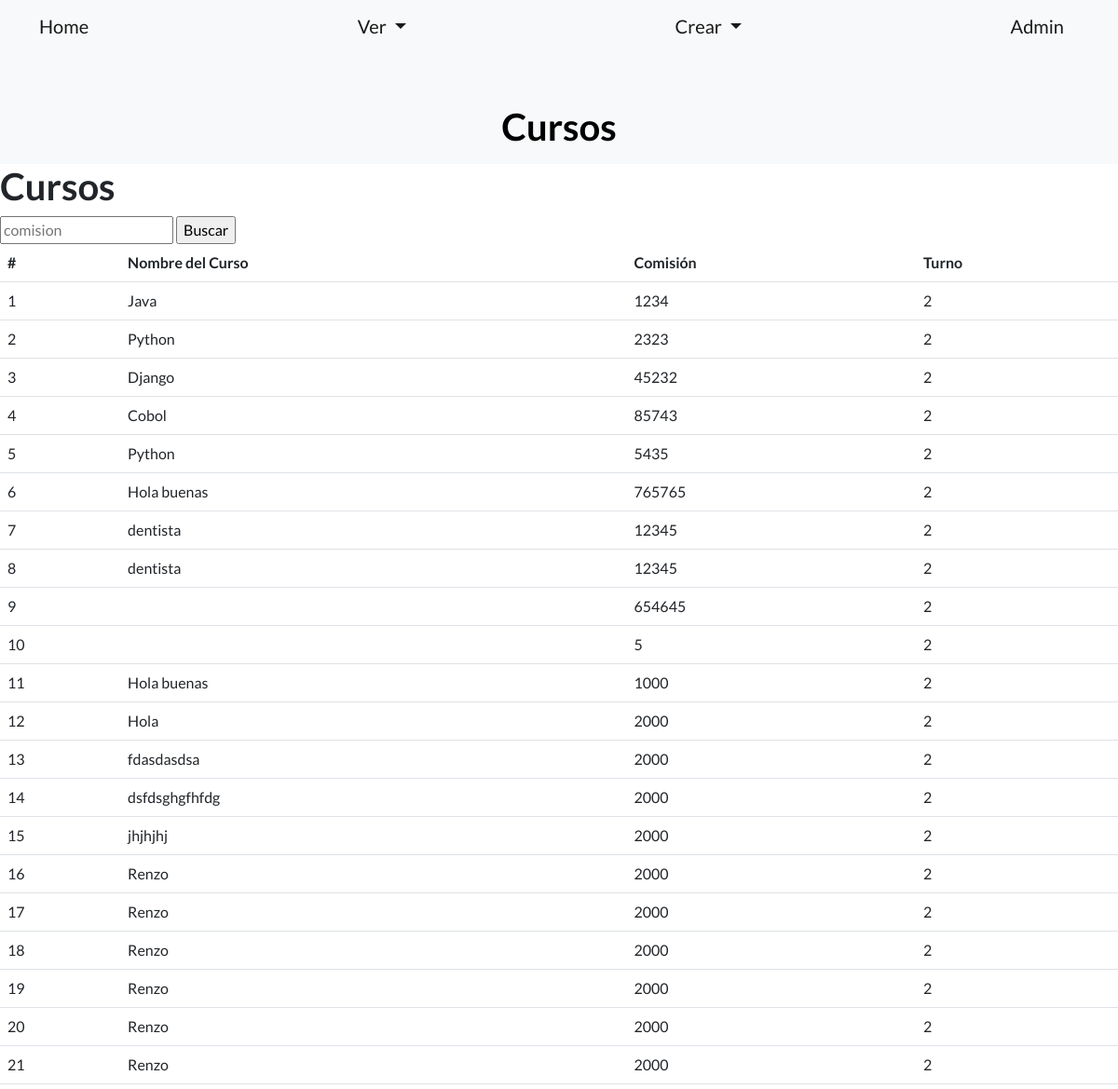
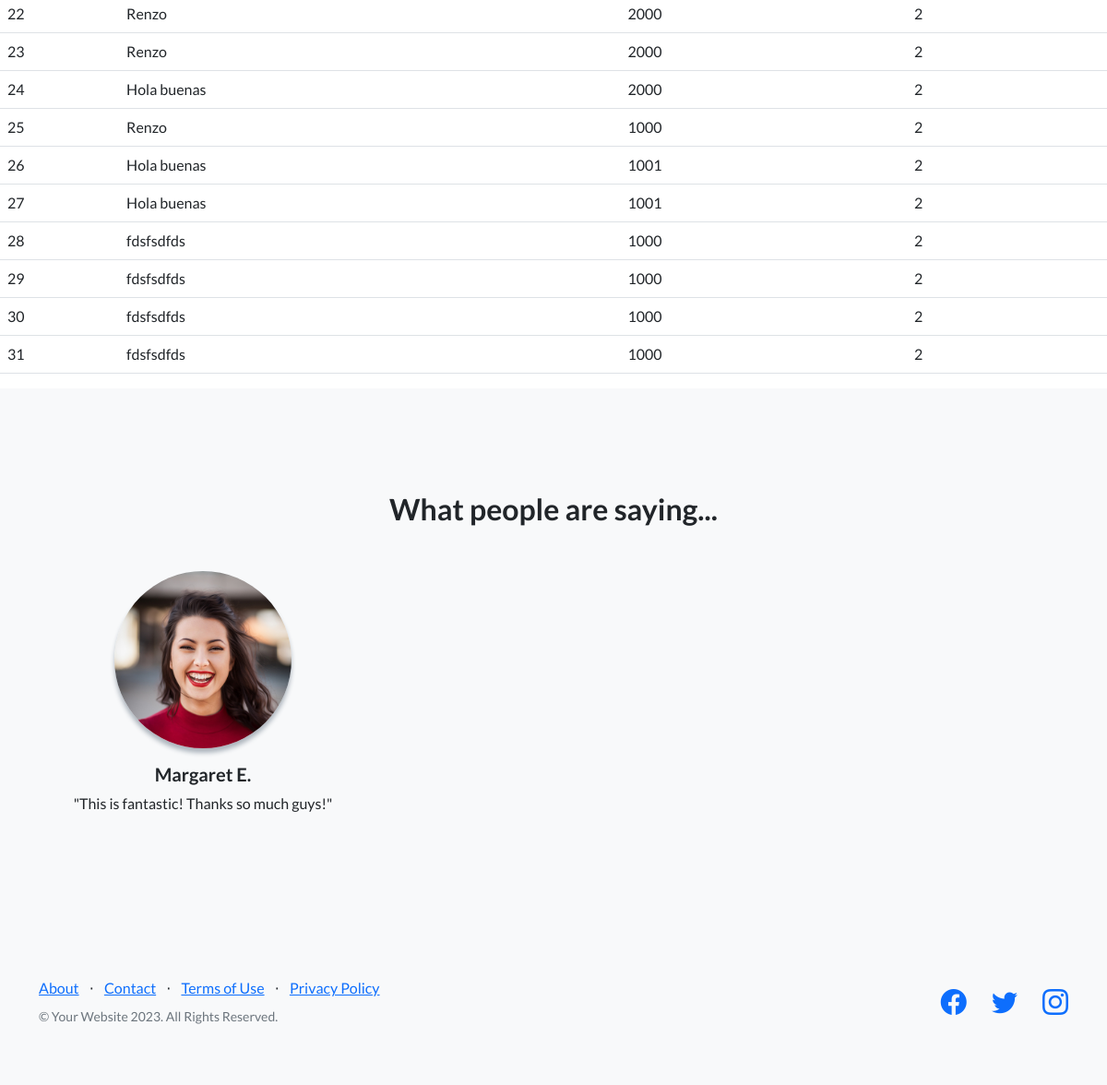
Page /aplicacion/cursos/ on the committed database (2 pictures, top to bottom).
### appcoder/models.py (models this page shows, shortened)
class Curso(models.Model):
    nombre = models.CharField(max_length=50)
    comision = models.IntegerField(null=False, blank=False)
    turno = models.IntegerField(null=False, default=2)

### appcoder/views.py (the view)
# urls.py: path('cursos/', cursos, name="cursos"),
def cursos(request):
    ctx={"cursos": Curso.objects.all()}
    return render(request,"appcoder/cursos.html", ctx)

### appcoder/templates/appcoder/cursos.html (shortened to what this page needs)
{% extends 'appcoder/base.html' %}
{% load static %}
{% block cabecera %}
    Cursos
{% endblock cabecera %}
{% block contenido %}
    <h1>Cursos</h1>
    <form action="/aplicacion/buscar2" method="get">
        <input type="text" name="comision" placeholder="comision">
        <input type="submit" value="Buscar">
    </form>
    <table class="table">
        <thead>
            <tr>
                <th>#</th>
                <th>Nombre del Curso</th>
                <th>Comisión</th>
                <th>Turno</th>
            </tr>
        </thead>
        <tbody>
        {% for curso in cursos%}
        <tr>
            <td>{{curso.id}}</td>
            <td>{{curso.nombre}}</td>
            <td>{{curso.comision}}</td>
            <td>{{curso.turno}}</td>
        </tr>
        {%endfor%}
        </tbody>
    </table>
{% endblock contenido %}

### appcoder/templates/appcoder/base.html (shortened to what this page needs)
{% load static %}
<!DOCTYPE html>
<html lang="en">
    <head>
        <link href="https://cdn.jsdelivr.net/npm/bootstrap-icons@1.5.0/font/bootstrap-icons.css" rel="stylesheet" type="text/css" />
        <link href="{% static 'appcoder/css/styles.css' %}" rel="stylesheet" />
    </head>
    <body>
        <nav class="navbar navbar-light bg-light static-top">
            <div class="container">
            <a class="navbar-brand" href="{% url 'inicio' %}">Home</a>
                <div class="nav-item dropdown">
                <a class="nav-link dropdown-toggle navbar-brand"id="navbarDropdownMenuLink" data-toggle="dropdown" aria-haspopup="true" aria-expanded="false">
                Ver
                </a>
                </div>
                <div class="nav-item dropdown">
                <a class="nav-link dropdown-toggle navbar-brand" id="navbarDropdownMenuLink" data-toggle="dropdown" aria-haspopup="true" aria-expanded="false">
                Crear
                </a>
            </div>
            <a class="navbar-brand" href="{% url 'admin:index' %}">Admin</a>
            </div>
        </nav>
        <head class="bg-light">
        <div class="p-2 text-center text-black bg-light">
            <h1 class="mt-5">
                {% block cabecera %}{% endblock cabecera %}
            </h1>
        </div>
        </head>
        {% block contenido%}
        {% endblock contenido %}
        <section class="testimonials text-center bg-light">
            <div class="container">
                <h2 class="mb-5">What people are saying...</h2>
                <div class="row">
                    <div class="col-lg-4">
                        <div class="testimonial-item mx-auto mb-5 mb-lg-0">
                            <img class="img-fluid rounded-circle mb-3" src="{% static 'appcoder/assets/img/testimonials-1.jpg' %}" alt="..." />
                            <h5>Margaret E.</h5>
                            <p class="font-weight-light mb-0">"This is fantastic! Thanks so much guys!"</p>
                        </div>
                    </div>
                </div>
            </div>
        </section>
        <footer class="footer bg-light">
            <div class="container">
                <div class="row">
                    <div class="col-lg-6 h-100 text-center text-lg-start my-auto">
                        <ul class="list-inline mb-2">
                            <li class="list-inline-item"><a href="#!">About</a></li>
                            <li class="list-inline-item">⋅</li>
                            <li class="list-inline-item"><a href="#!">Contact</a></li>
                            <li class="list-inline-item">⋅</li>
                            <li class="list-inline-item"><a href="#!">Terms of Use</a></li>
                            <li class="list-inline-item">⋅</li>
                            <li class="list-inline-item"><a href="#!">Privacy Policy</a></li>
                        </ul>
                        <p class="text-muted small mb-4 mb-lg-0">&copy; Your Website 2023. All Rights Reserved.</p>
                    </div>
                    <div class="col-lg-6 h-100 text-center text-lg-end my-auto">
                        <ul class="list-inline mb-0">
                            <li class="list-inline-item me-4">
                                <a href="#!"><i class="bi-facebook fs-3"></i></a>
                            </li>
                            <li class="list-inline-item me-4">
                                <a href="#!"><i class="bi-twitter fs-3"></i></a>
                            </li>
                            <li class="list-inline-item">
                                <a href="#!"><i class="bi-instagram fs-3"></i></a>
                            </li>
                        </ul>
                    </div>
                </div>
            </div>
        </footer>
    </body>
</html>

### rows in the picture
Curso: id "1", nombre "Java", comision "1234", turno "2"
Curso: id "2", nombre "Python", comision "2323", turno "2"
Curso: id "3", nombre "Django", comision "45232", turno "2"
Curso: id "4", nombre "Cobol", comision "85743", turno "2"
Curso: id "5", nombre "Python", comision "5435", turno "2"
Curso: id "6", nombre "Hola buenas", comision "765765", turno "2"
Curso: id "7", nombre "dentista", comision "12345", turno "2"
Curso: id "8", nombre "dentista", comision "12345", turno "2"
Curso: id "9", comision "654645", turno "2"
Curso: id "10", comision "5", turno "2"
Curso: id "11", nombre "Hola buenas", comision "1000", turno "2"
Curso: id "12", nombre "Hola", comision "2000", turno "2"
Curso: id "13", nombre "fdasdasdsa", comision "2000", turno "2"
Curso: id "14", nombre "dsfdsghgfhfdg", comision "2000", turno "2"
Curso: id "15", nombre "jhjhjhj", comision "2000", turno "2"
Curso: id "16", nombre "Renzo", comision "2000", turno "2"
Curso: id "17", nombre "Renzo", comision "2000", turno "2"
Curso: id "18", nombre "Renzo", comision "2000", turno "2"
Curso: id "19", nombre "Renzo", comision "2000", turno "2"
Curso: id "20", nombre "Renzo", comision "2000", turno "2"
Curso: id "21", nombre "Renzo", comision "2000", turno "2"
Curso: id "22", nombre "Renzo", comision "2000", turno "2"
Curso: id "23", nombre "Renzo", comision "2000", turno "2"
Curso: id "24", nombre "Hola buenas", comision "2000", turno "2"
Curso: id "25", nombre "Renzo", comision "1000", turno "2"
Curso: id "26", nombre "Hola buenas", comision "1001", turno "2"
Curso: id "27", nombre "Hola buenas", comision "1001", turno "2"
Curso: id "28", nombre "fdsfsdfds", comision "1000", turno "2"
Curso: id "29", nombre "fdsfsdfds", comision "1000", turno "2"
Curso: id "30", nombre "fdsfsdfds", comision "1000", turno "2"
Curso: id "31", nombre "fdsfsdfds", comision "1000", turno "2"
